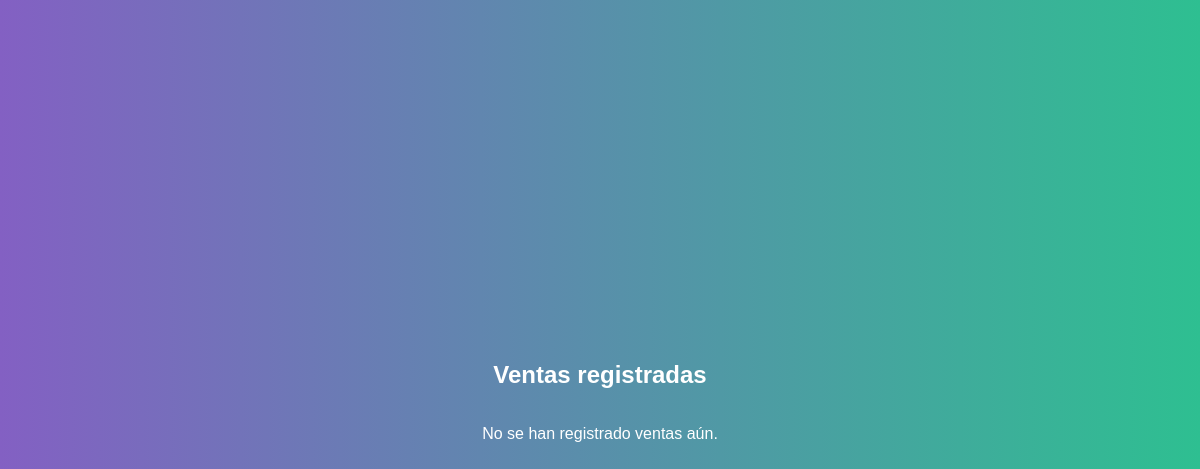
The app's page /ventas (signed in), older data.
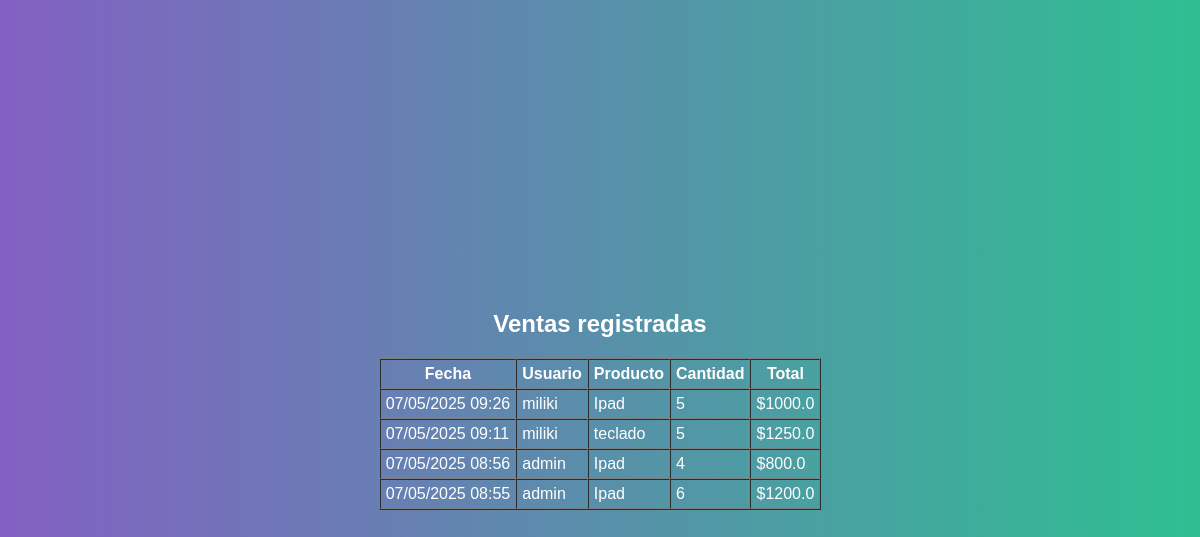
The same page, newer data.
### app/models.py (models this page shows, shortened)
class Venta(db.Model):
    id = db.Column(db.Integer, primary_key=True)
    producto_id = db.Column(db.Integer, db.ForeignKey('producto.id'), nullable=False)
    usuario_id = db.Column(db.Integer, db.ForeignKey('user.id'), nullable=False)
    cantidad = db.Column(db.Integer, nullable=False)
    total = db.Column(db.Float, nullable=False)
    fecha = db.Column(db.DateTime, default=datetime.utcnow)
    producto = db.relationship('Producto', backref='ventas', lazy=True)
    usuario = db.relationship('User', backref='ventas', lazy=True)

class User(UserMixin, db.Model):  # # Modelo de la tabla 'User' en la base de datos, hereda de SQLAlchemy y UserMixin
    id = db.Column(db.Integer, primary_key=True) # ID único del usuario (clave primaria)
    username = db.Column(db.String(150), nullable=False, unique=True)  # Nombre de usuario único, obligatorio y con un máximo de 150 caracteres
    password = db.Column(db.String(150), nullable=False)  # Contraseña del usuario, obligatoria y con un máximo de 150 caracteres
    role = db.Column(db.String(50), nullable=False)  # Rol de usuario ('admin' o 'user')

class Producto(db.Model):
    id = db.Column(db.Integer, primary_key=True)
    nombre = db.Column(db.String(150), nullable=False)
    descripcion = db.Column(db.Text)
    precio = db.Column(db.Float, nullable=False)
    stock = db.Column(db.Integer, nullable=False)
    proveedor_id = db.Column(db.Integer, db.ForeignKey('proveedor.id'), nullable=False)

### app/routes.py (the view)
@main.route('/ventas')
@login_required
def listar_ventas():
    if current_user.role != 'admin':
        flash('Acceso denegado')
        return redirect(url_for('main.dashboard'))
    ventas = Venta.query.order_by(Venta.fecha.desc()).all()
    return render_template('listar_ventas.html', ventas=ventas)

### app/templates/listar_ventas.html (shortened to what this page needs)
{% extends 'base.html' %}
{% block content %}
<h2>Ventas registradas</h2>
{% if ventas %}
  <table border="1" cellpadding="5" cellspacing="0">
    <thead>
      <tr>
        <th>Fecha</th>
        <th>Usuario</th>
        <th>Producto</th>
        <th>Cantidad</th>
        <th>Total</th>
      </tr>
    </thead>
    <tbody>
      {% for venta in ventas %}
      <tr>
        <td>{{ venta.fecha.strftime('%d/%m/%Y %H:%M') }}</td>
        <td>{{ venta.usuario.username }}</td>
        <td>{{ venta.producto.nombre }}</td>
        <td>{{ venta.cantidad }}</td>
        <td>${{ venta.total }}</td>
      </tr>
      {% endfor %}
    </tbody>
  </table>
{% else %}
  <p>No se han registrado ventas aún.</p>
{% endif %}
{% endblock %}

### app/templates/base.html (shortened to what this page needs)
<!doctype html>
<html lang="en">
<head>
    <link rel="stylesheet" href="{{ url_for('static', filename='css/styles.css') }}">
    <link rel="stylesheet" href="https://cdnjs.cloudflare.com/ajax/libs/animate.css/4.1.1/animate.min.css" />
</head>
<body>
    {% block content %}{% endblock %}
</body>
</html>

### app/static/styles.css (style rules this page uses)
body { margin: 0; padding: 0; font-family: 'Arial', sans-serif; background: linear-gradient(to right, #8360c3, #2ebf91); color: #fff; min-height: 100vh; display: flex; flex-direction: column; align-items: center; justify-content: center; }

Row changes from the older to the newer data that the page shows:
added Venta: fecha "07/05/2025 09:26", usuario.username "miliki", producto.nombre "Ipad", cantidad "5", total "1000.0"
added Venta: fecha "07/05/2025 09:11", usuario.username "miliki", producto.nombre "teclado", cantidad "5", total "1250.0"
added Venta: fecha "07/05/2025 08:56", usuario.username "admin", producto.nombre "Ipad", cantidad "4", total "800.0"
added Venta: fecha "07/05/2025 08:55", usuario.username "admin", producto.nombre "Ipad", cantidad "6", total "1200.0"
Text that changed along with them:
text no longer shown: "No se han registrado ventas aún."
text now shown: "Fecha Usuario Producto Cantidad Total"
